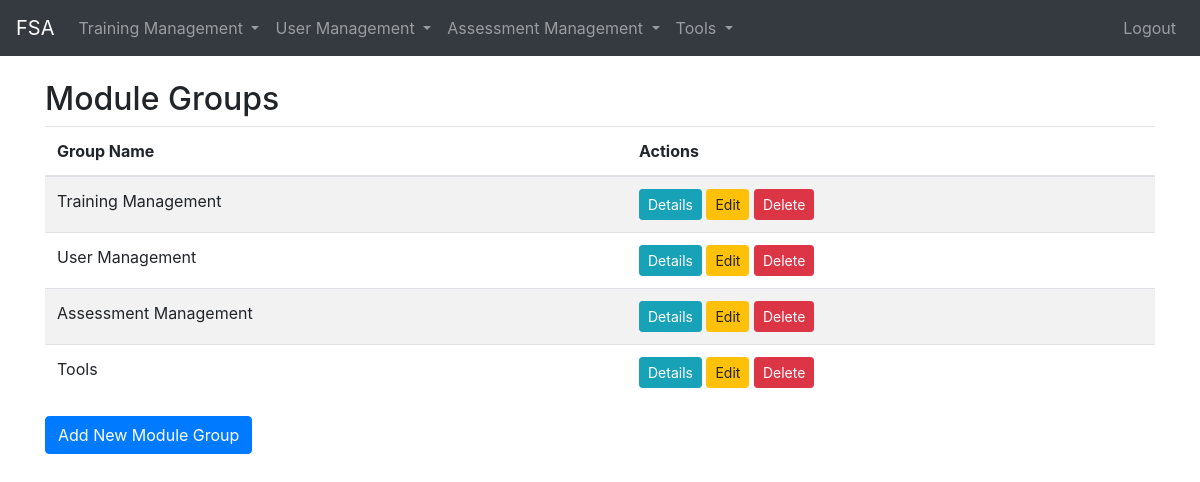
The page /module_group/ (signed in) on the database its author committed.
### module_group/models.py (models this page shows, shortened)
class ModuleGroup(models.Model):
    group_name = models.CharField(max_length=255)

### module_group/views.py (the view)
# urls.py: path('', views.module_group_list, name='module_group_list'),
@login_required
@user_passes_test(block_student)
def module_group_list(request):
    module_groups = ModuleGroup.objects.all()
    return render(request, 'module_group_list.html', {'module_groups': module_groups})

### main/utils/block.py (called while the page is built)
def block_student(user):
    return user.role.role_name != 'Student'

### module_group/templates/module_group_list.html (shortened to what this page needs)
{% extends "base.html" %}
{% block content %}
<div class="container mt-4">
    <h2>Module Groups</h2>
    <table class="table table-striped">
        <thead>
            <tr>
                <th>Group Name</th>
                <th>Actions</th>
            </tr>
        </thead>
        <tbody>
            {% for group in module_groups %}
            <tr>
                <td>{{ group.group_name }}</td>
                <td>
                    <a href="{% url 'module_group:module_group_detail' group.pk %}" class="btn btn-info btn-sm">Details</a>
                    <a href="{% url 'module_group:module_group_edit' group.pk %}" class="btn btn-warning btn-sm">Edit</a>
                    <a href="{% url 'module_group:module_group_delete' group.pk %}" class="btn btn-danger btn-sm">Delete</a>
                </td>
            </tr>
            {% endfor %}
        </tbody>
    </table>
    <a href="{% url 'module_group:module_group_add' %}" class="btn btn-primary">Add New Module Group</a>
</div>
{% endblock %}

### templates/base.html (shortened to what this page needs)
<!DOCTYPE html>
<html lang="en">
    <head>
        {% load static %}
        <link rel="stylesheet" href="https://cdn.jsdelivr.net/npm/bootstrap@4.6.2/dist/css/bootstrap.min.css">
        <link rel="stylesheet" href="https://cdnjs.cloudflare.com/ajax/libs/font-awesome/6.6.0/css/all.min.css">
    </head>
<body>
    <nav class="navbar navbar-expand-lg navbar-dark bg-dark">
        <a class="navbar-brand" href="{% url 'main:home' %}">FSA</a>
        <div class="collapse navbar-collapse">
            <ul class="navbar-nav mr-auto">
                {% for group in module_groups %}
                    <li class="nav-item dropdown">
                        <a class="nav-link dropdown-toggle" href="#" id="{{ group.id }}" role="button" data-toggle="dropdown" aria-haspopup="true" aria-expanded="false">
                            {{ group.group_name }}
                        </a>
                    </li>
                {% endfor %}
            </ul>
            <ul class="navbar-nav ml-auto">
                {% if user.is_authenticated %}
                    <li class="nav-item">
                        <a class="nav-link" href="{% url 'main:logout' %}">Logout</a>
                    </li>
                {% else %}
                    <li class="nav-item">
                        <a class="nav-link" href="{% url 'main:login' %}">Login</a>
                    </li>
                {% endif %}
            </ul>
        </div>
    </nav>
    <div class="container-fluid mt-4">
        {% block content %}
        {% endblock %}
    </div>
</body>
</html>

### rows shown on the page
ModuleGroup: group_name "Training Management"
ModuleGroup: group_name "User Management"
ModuleGroup: group_name "Assessment Management"
ModuleGroup: group_name "Tools"
